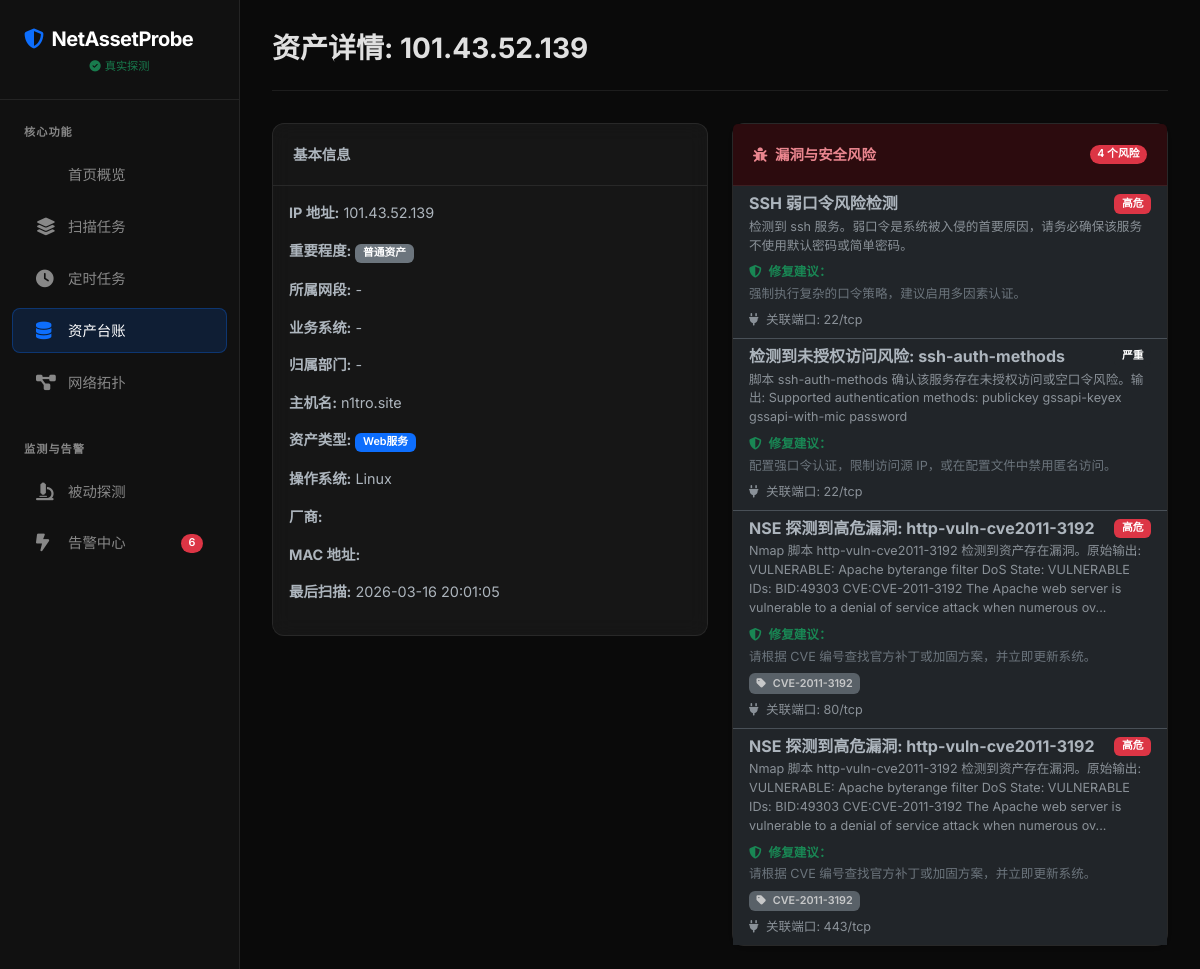
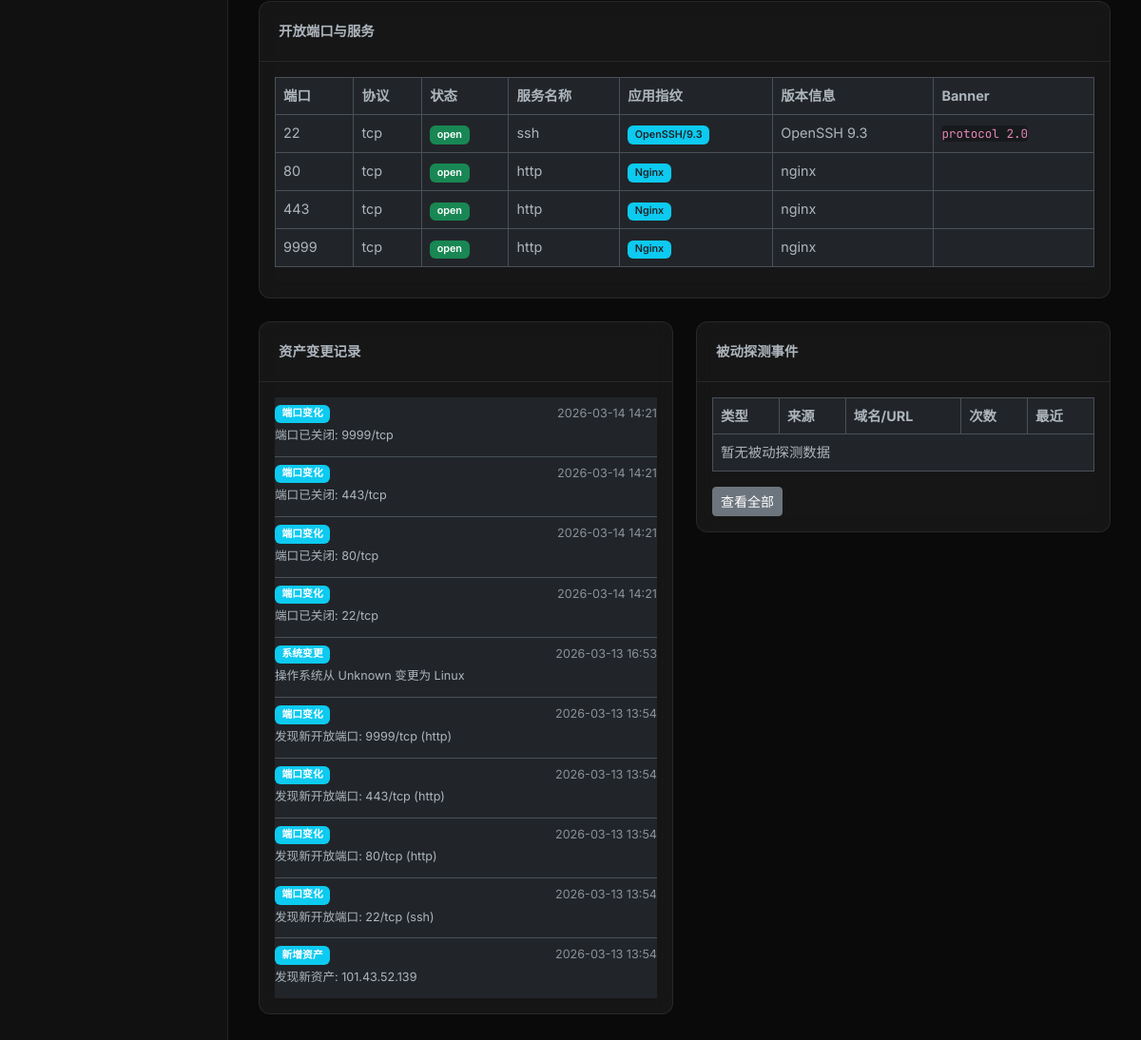
The app's page /assets/11/ with its own data (2 pictures, top to bottom).
### scanner/models.py (models this page shows, shortened)
class Asset(models.Model):
    IMPORTANCE_CHOICES = (
        (0, '普通'),
        (1, '重要'),
        (2, '关键核心'),
    )
    ip_address = models.GenericIPAddressField(unique=True, db_index=True)
    hostname = models.CharField(max_length=255, blank=True, null=True, db_index=True)
    os_info = models.CharField(max_length=255, blank=True, null=True, db_index=True)
    mac_address = models.CharField(max_length=50, blank=True, null=True, db_index=True)
    vendor = models.CharField(max_length=100, blank=True, null=True, db_index=True)
    is_up = models.BooleanField(default=True, db_index=True)
    last_scanned = models.DateTimeField(auto_now=True, db_index=True)
    open_ports_count = models.IntegerField(default=0)
    category = models.ForeignKey(Category, on_delete=models.SET_NULL, null=True, blank=True)
    tags = models.ManyToManyField(Tag, blank=True)
    importance = models.IntegerField(choices=IMPORTANCE_CHOICES, default=0, db_index=True)
    department = models.CharField(max_length=100, blank=True, null=True, db_index=True, help_text="归属部门")
    business_system = models.CharField(max_length=100, blank=True, null=True, db_index=True, help_text="归属业务系统")
    network_segment = models.CharField(max_length=50, blank=True, null=True, db_index=True, help_text="所属网段 (如 192.168.1.0/24)")
    discovery_method = models.CharField(max_length=20, choices=(
        ('ACTIVE', '主动扫描'),
        ('PASSIVE', '被动探测'),
        ('MANUAL', '手动录入'),
    ), default='ACTIVE')

class Category(models.Model):
    name = models.CharField(max_length=100, unique=True)
    description = models.TextField(blank=True)
    class Meta:
        verbose_name_plural = "Categories"

class Vulnerability(models.Model):
    asset = models.ForeignKey(Asset, related_name='vulns', on_delete=models.CASCADE)
    port = models.ForeignKey(Port, related_name='vulns', on_delete=models.CASCADE, null=True, blank=True)
    name = models.CharField(max_length=255)
    description = models.TextField(blank=True)
    severity = models.CharField(max_length=20, choices=(
        ('LOW', '低危'),
        ('MEDIUM', '中危'),
        ('HIGH', '高危'),
        ('CRITICAL', '严重'),
    ), default='LOW')
    solution = models.TextField(blank=True)
    cve_id = models.CharField(max_length=50, blank=True, null=True)

class Port(models.Model):
    asset = models.ForeignKey(Asset, related_name='ports', on_delete=models.CASCADE)
    port_number = models.IntegerField()
    protocol = models.CharField(max_length=10, default='tcp')
    service_name = models.CharField(max_length=100, blank=True)
    service_version = models.CharField(max_length=200, blank=True)
    state = models.CharField(max_length=20) # open, closed, filtered
    banner = models.TextField(blank=True, null=True)
    app_fingerprint = models.CharField(max_length=200, blank=True, null=True, help_text="应用指纹 (如 Nginx/1.18.0, Tomcat/9.0.31)")
    is_vulnerable_version = models.BooleanField(default=False, help_text="是否为高风险/老旧版本")
    class Meta:
        unique_together = ('asset', 'port_number', 'protocol')
        ordering = ['port_number']

class AssetChangeLog(models.Model):
    asset = models.ForeignKey(Asset, related_name='change_logs', on_delete=models.CASCADE)
    change_type = models.CharField(max_length=50) # 新增资产, 端口变化, OS变更, 下线
    description = models.TextField()
    timestamp = models.DateTimeField(auto_now_add=True)
    class Meta:
        ordering = ['-timestamp']

### scanner/views.py (the view)
# urls.py: path('assets/<int:pk>/', views.AssetDetailView.as_view(), name='asset_detail'),
class AssetDetailView(DetailView):
    model = Asset
    template_name = 'scanner/asset_detail.html'
    context_object_name = 'asset'
    def get_context_data(self, **kwargs):
        context = super().get_context_data(**kwargs)
        context['ports'] = self.object.ports.all()
        context['vulns'] = self.object.vulns.all()
        context['passive_events'] = self.object.passive_events.all()[:50]
        context['change_logs'] = self.object.change_logs.all()[:20]
        return context

### scanner/context_processors.py (called while the page is built)
def global_settings(request):
    return {
        'unread_alerts_count': Alert.objects.filter(status='UNREAD').count(),
        'simulation_mode': getattr(settings, 'SCANNER_SIMULATION_MODE', False)
    }

### scanner/templates/scanner/asset_detail.html (shortened to what this page needs)
{% extends 'scanner/base.html' %}
{% block title %}资产详情: {{ asset.ip_address }}{% endblock %}
{% block content %}
<div class="row">
    <div class="col-md-6">
        <div class="card mb-4">
            <div class="card-header">基本信息</div>
            <div class="card-body">
                <p><strong>IP 地址:</strong> {{ asset.ip_address }}</p>
                <p><strong>重要程度:</strong>
                    {% if asset.importance == 2 %}
                        <span class="badge bg-danger">关键核心</span>
                    {% elif asset.importance == 1 %}
                        <span class="badge bg-warning">重要资产</span>
                    {% else %}
                        <span class="badge bg-secondary">普通资产</span>
                    {% endif %}
                </p>
                <p><strong>所属网段:</strong> {{ asset.network_segment|default:"-" }}</p>
                <p><strong>业务系统:</strong> {{ asset.business_system|default:"-" }}</p>
                <p><strong>归属部门:</strong> {{ asset.department|default:"-" }}</p>
                <p><strong>主机名:</strong> {{ asset.hostname }}</p>
                <p><strong>资产类型:</strong>
                    {% if asset.category %}
                        <span class="badge bg-primary">{{ asset.category.name }}</span>
                    {% else %}
                        <span class="badge bg-secondary">未知</span>
                    {% endif %}
                </p>
                <p><strong>操作系统:</strong> {{ asset.os_info }}</p>
                <p><strong>厂商:</strong> {{ asset.vendor }}</p>
                <p><strong>MAC 地址:</strong> {{ asset.mac_address }}</p>
                <p><strong>最后扫描:</strong> {{ asset.last_scanned|date:"Y-m-d H:i:s" }}</p>
            </div>
        </div>
    </div>
    <div class="col-md-6">
        <div class="card mb-4 shadow-sm">
            <div class="card-header bg-danger-subtle text-danger-emphasis d-flex justify-content-between align-items-center">
                <span><i class="fas fa-bug me-1"></i> 漏洞与安全风险</span>
                <span class="badge bg-danger rounded-pill">{{ vulns.count }} 个风险</span>
            </div>
            <div class="card-body p-0">
                {% if vulns %}
                    <div class="list-group list-group-flush">
                    {% for vuln in vulns %}
                        <div class="list-group-item">
                            <div class="d-flex w-100 justify-content-between align-items-center mb-1">
                                <h6 class="mb-0 fw-bold">{{ vuln.name }}</h6>
                                <span class="badge bg-{% if vuln.severity == 'CRITICAL' %}dark{% elif vuln.severity == 'HIGH' %}danger{% elif vuln.severity == 'MEDIUM' %}warning{% else %}info{% endif %}">
                                    {{ vuln.get_severity_display }}
                                </span>
                            </div>
                            <p class="mb-1 small text-muted">{{ vuln.description }}</p>
                            <div class="mt-2">
                                <small class="d-block text-success fw-bold"><i class="fas fa-shield-halved me-1"></i> 修复建议：</small>
                                <small class="text-secondary">{{ vuln.solution }}</small>
                            </div>
                            {% if vuln.cve_id %}
                                <div class="mt-1">
                                    <span class="badge bg-secondary opacity-75"><i class="fas fa-tag me-1"></i> {{ vuln.cve_id }}</span>
                                </div>
                            {% endif %}
                            {% if vuln.port %}
                                <div class="mt-1">
                                    <small class="text-muted"><i class="fas fa-plug me-1"></i> 关联端口: {{ vuln.port.port_number }}/{{ vuln.port.protocol }}</small>
                                </div>
                            {% endif %}
                        </div>
                    {% endfor %}
                    </div>
                {% else %}
                    <div class="p-4 text-center">
                        <i class="fas fa-circle-check text-success fa-3x mb-3"></i>
                        <p class="text-success mb-0">未发现已知漏洞或风险</p>
                    </div>
                {% endif %}
            </div>
        </div>
    </div>
</div>
<div class="row">
    <div class="col-md-12">
        <div class="card">
            <div class="card-header">开放端口与服务</div>
            <div class="card-body">
                <table class="table table-bordered">
                    <thead>
                        <tr>
                            <th>端口</th>
                            <th>协议</th>
                            <th>状态</th>
                            <th>服务名称</th>
                            <th>应用指纹</th>
                            <th>版本信息</th>
                            <th>Banner</th>
                        </tr>
                    </thead>
                    <tbody>
                        {% for port in ports %}
                        <tr>
                            <td>{{ port.port_number }}</td>
                            <td>{{ port.protocol }}</td>
                            <td><span class="badge bg-success">{{ port.state }}</span></td>
                            <td>{{ port.service_name }}</td>
                            <td>
                                {% if port.app_fingerprint %}
                                    <span class="badge bg-info text-dark">{{ port.app_fingerprint }}</span>
                                {% else %}
                                    -
                                {% endif %}
                            </td>
                            <td>{{ port.service_version }}</td>
                            <td><code>{{ port.banner }}</code></td>
                        </tr>
                        {% empty %}
                        <tr><td colspan="6">无开放端口记录</td></tr>
                        {% endfor %}
                    </tbody>
                </table>
            </div>
        </div>
    </div>
</div>
<div class="row mt-4">
    <div class="col-md-6">
        <div class="card">
            <div class="card-header">资产变更记录</div>
            <div class="card-body">
                <div class="list-group list-group-flush">
                    {% for log in change_logs %}
                    <div class="list-group-item px-0">
                        <div class="d-flex w-100 justify-content-between">
                            <span class="badge bg-info mb-1">{{ log.change_type }}</span>
                            <small class="text-muted">{{ log.timestamp|date:"Y-m-d H:i" }}</small>
                        </div>
                        <p class="mb-1 small">{{ log.description }}</p>
                    </div>
                    {% empty %}
                    <p class="text-muted">暂无变更记录</p>
                    {% endfor %}
                </div>
            </div>
        </div>
    </div>
    <div class="col-md-6">
        <div class="card">
            <div class="card-header">被动探测事件</div>
            <div class="card-body">
                <table class="table table-bordered">
                    <thead>
                        <tr>
                            <th>类型</th>
                            <th>来源</th>
                            <th>域名/URL</th>
                            <th>次数</th>
                            <th>最近</th>
                        </tr>
                    </thead>
                    <tbody>
                        {% for e in passive_events %}
                        <tr>
                            <td><span class="badge bg-info">{{ e.event_type }}</span></td>
                            <td>{{ e.source|default:"-" }}</td>
                            <td>
                                {% if e.url %}
                                    <code>{{ e.url }}</code>
                                {% else %}
                                    {{ e.hostname|default:"-" }}
                                {% endif %}
                            </td>
                            <td><span class="badge bg-secondary">{{ e.count }}</span></td>
                            <td>{{ e.last_seen|date:"Y-m-d H:i:s" }}</td>
                        </tr>
                        {% empty %}
                        <tr><td colspan="5">暂无被动探测数据</td></tr>
                        {% endfor %}
                    </tbody>
                </table>
                <a href="{% url 'passive_event_list' %}" class="btn btn-sm btn-secondary">查看全部</a>
            </div>
        </div>
    </div>
</div>
{% endblock %}

### scanner/templates/scanner/base.html (style rules this page uses)
:root { --dark-bg: #0a0a0a; --card-bg: rgba(30, 30, 30, 0.6); --sidebar-bg: #111111; --accent-color: #0d6efd; --border-color: rgba(255, 255, 255, 0.08); --glass-bg: rgba(255, 255, 255, 0.03); --text-main: #e0e0e0; --text-muted: #888888; }
body { font-family: 'Inter', -apple-system, BlinkMacSystemFont, "Segoe UI", Roboto, sans-serif; font-size: .9rem; background-color: var(--dark-bg); color: var(--text-main); overflow-x: hidden; }
.card { background-color: var(--card-bg); backdrop-filter: blur(10px); -webkit-backdrop-filter: blur(10px); border: 1px solid var(--border-color); border-radius: 12px; transition: transform 0.3s ease, box-shadow 0.3s ease; }
.card-header { background-color: transparent; border-bottom: 1px solid var(--border-color); padding: 1.25rem; font-weight: 600; }
.badge { padding: 0.4em 0.7em; font-weight: 600; border-radius: 6px; }
code, pre { font-family: 'JetBrains Mono', monospace; background-color: rgba(0, 0, 0, 0.3); border-radius: 4px; }

### records on screen
Asset: ip_address "101.43.52.139", network_segment "-", business_system "-", department "-", hostname "n1tro.site", category.name "Web服务", os_info "Linux", last_scanned "2026-03-16 20:01:05", count "4"
Vulnerability: name "SSH 弱口令风险检测", severity "高危", description "检测到 ssh 服务。弱口令是系统被入侵的首要原因，请务必确保该服务不使用默认密码或简单密码。", solution "强制执行复杂的口令策略，建议启用多因素认证。", port.port_number "22", port.protocol "tcp"
Vulnerability: name "检测到未授权访问风险: ssh-auth-methods", severity "严重", description "脚本 ssh-auth-methods 确认该服务存在未授权访问或空口令风险。输出: Supported authentication methods: publickey gssapi-keyex gssapi-with-mic password", solution "配置强口令认证，限制访问源 IP，或在配置文件中禁用匿名访问。", port.port_number "22", port.protocol "tcp"
Vulnerability: name "NSE 探测到高危漏洞: http-vuln-cve2011-3192", severity "高危", description "Nmap 脚本 http-vuln-cve2011-3192 检测到资产存在漏洞。原始输出: VULNERABLE: Apache byterange filter DoS State: VULNERABLE IDs: BID:49303 CVE:CVE-2011-3192 The Apache web server is vulnerable to a denial of service attack when numerous ov...", solution "请根据 CVE 编号查找官方补丁或加固方案，并立即更新系统。", cve_id "CVE-2011-3192", port.port_number "80", port.protocol "tcp"
Vulnerability: name "NSE 探测到高危漏洞: http-vuln-cve2011-3192", severity "高危", description "Nmap 脚本 http-vuln-cve2011-3192 检测到资产存在漏洞。原始输出: VULNERABLE: Apache byterange filter DoS State: VULNERABLE IDs: BID:49303 CVE:CVE-2011-3192 The Apache web server is vulnerable to a denial of service attack when numerous ov...", solution "请根据 CVE 编号查找官方补丁或加固方案，并立即更新系统。", cve_id "CVE-2011-3192", port.port_number "443", port.protocol "tcp"
Port: port_number "22", protocol "tcp", state "open", service_name "ssh", app_fingerprint "OpenSSH/9.3", service_version "OpenSSH 9.3", banner "protocol 2.0"
Port: port_number "80", protocol "tcp", state "open", service_name "http", app_fingerprint "Nginx", service_version "nginx"
Port: port_number "443", protocol "tcp", state "open", service_name "http", app_fingerprint "Nginx", service_version "nginx"
Port: port_number "9999", protocol "tcp", state "open", service_name "http", app_fingerprint "Nginx", service_version "nginx"
AssetChangeLog: change_type "端口变化", timestamp "2026-03-14 14:21", description "端口已关闭: 9999/tcp"
AssetChangeLog: change_type "端口变化", timestamp "2026-03-14 14:21", description "端口已关闭: 443/tcp"
AssetChangeLog: change_type "端口变化", timestamp "2026-03-14 14:21", description "端口已关闭: 80/tcp"
AssetChangeLog: change_type "端口变化", timestamp "2026-03-14 14:21", description "端口已关闭: 22/tcp"
AssetChangeLog: change_type "系统变更", timestamp "2026-03-13 16:53", description "操作系统从 Unknown 变更为 Linux"
AssetChangeLog: change_type "端口变化", timestamp "2026-03-13 13:54", description "发现新开放端口: 9999/tcp (http)"
AssetChangeLog: change_type "端口变化", timestamp "2026-03-13 13:54", description "发现新开放端口: 443/tcp (http)"
AssetChangeLog: change_type "端口变化", timestamp "2026-03-13 13:54", description "发现新开放端口: 80/tcp (http)"
AssetChangeLog: change_type "端口变化", timestamp "2026-03-13 13:54", description "发现新开放端口: 22/tcp (ssh)"
AssetChangeLog: change_type "新增资产", timestamp "2026-03-13 13:54", description "发现新资产: 101.43.52.139"

### other values on screen
{{ unread_alerts_count }} "6"
